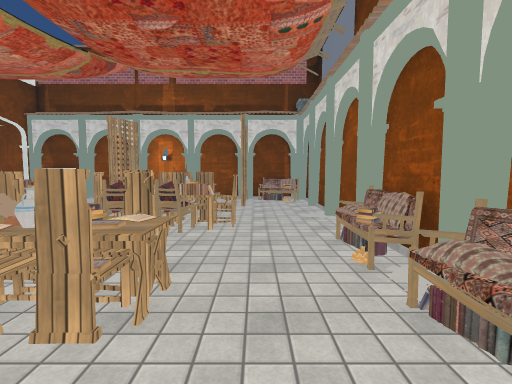
view 1 (above)

24 first-person views from a walk through a scene from a Unity 3-D project. The camera is 1.5 m above the floor, tilts 4° down and sees 85° across. The floor is counted in squares, 1 m on a side. Each view is taken from the middle of a square. On the plan, view 1 faces up. The plan holds only what a view shows up to about 14 squares ahead; the rest is blank. The place goes on beyond the plan. Some surface patterns are stand-ins.

view 2
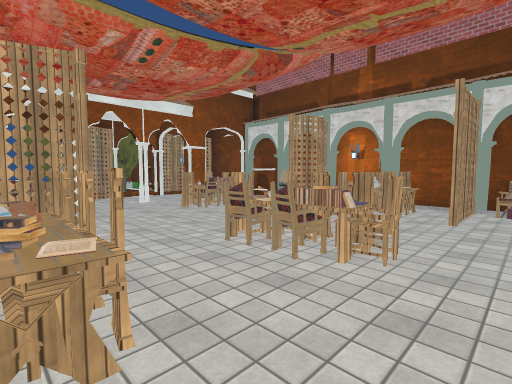

view 3
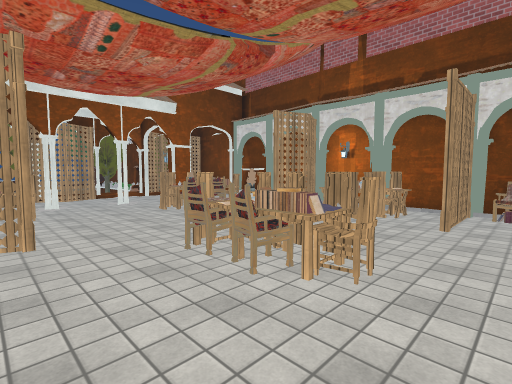

view 4
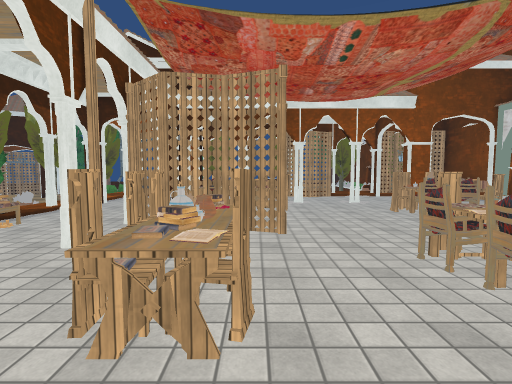

view 5
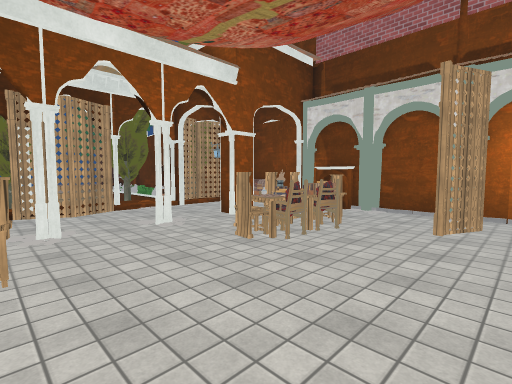

view 6
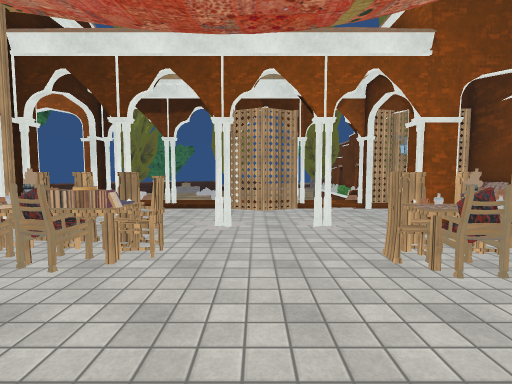

view 7
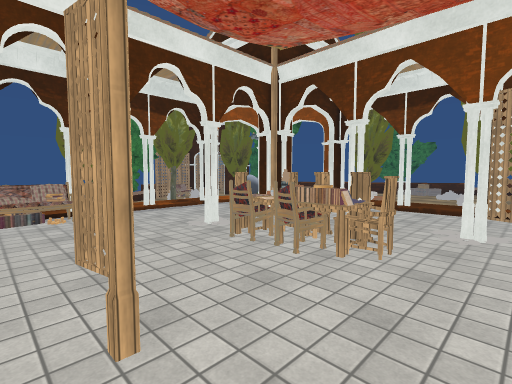

view 8
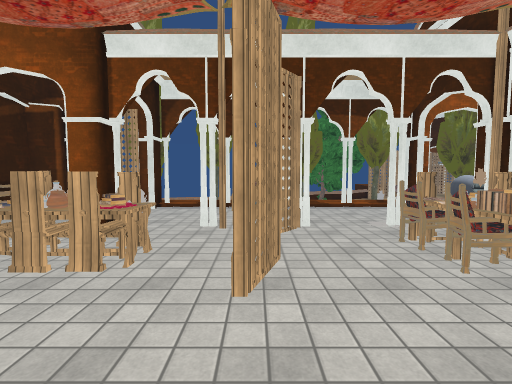

view 9
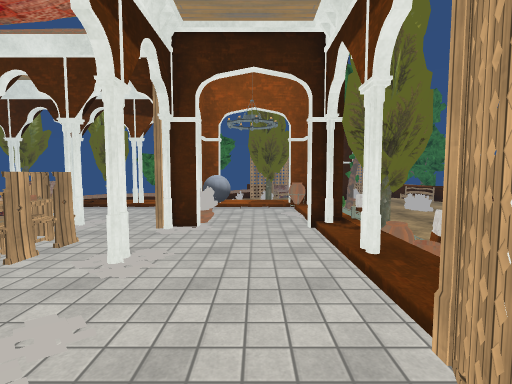

view 10
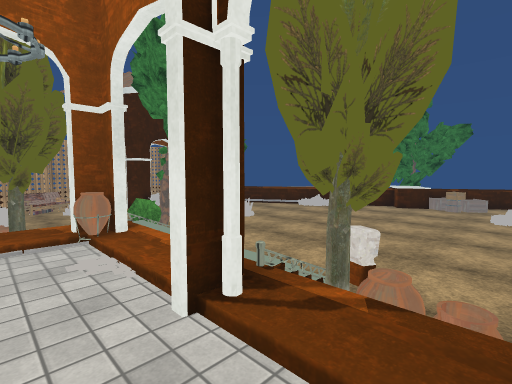

view 11
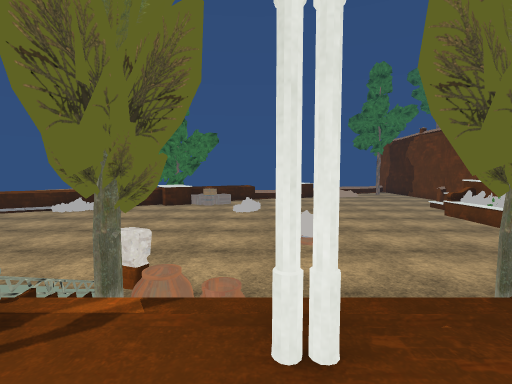

view 12
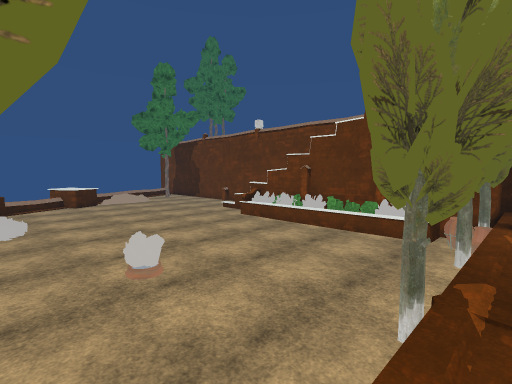

view 13
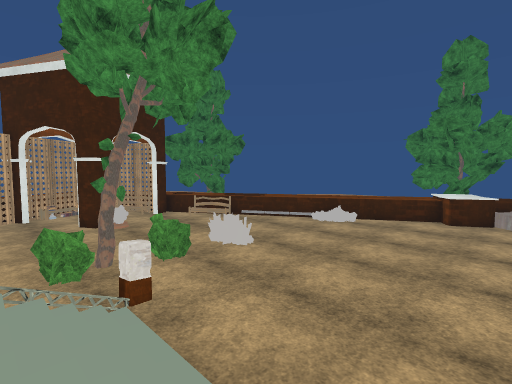

view 14
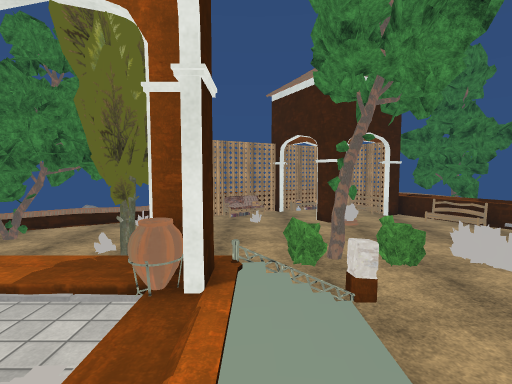

view 15
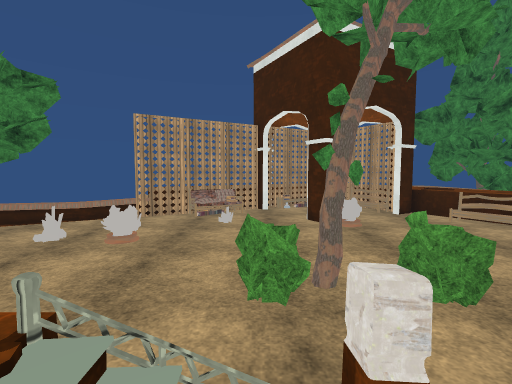

view 16
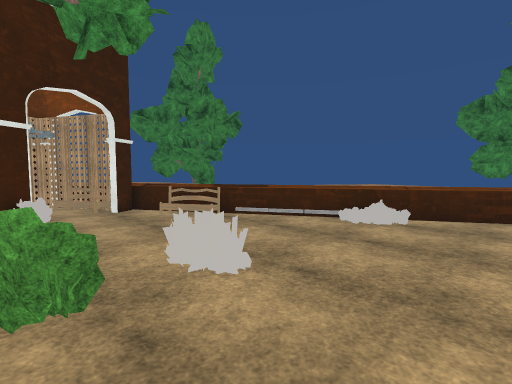

view 17
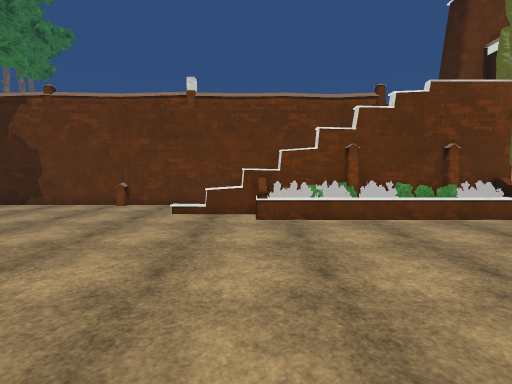

view 18
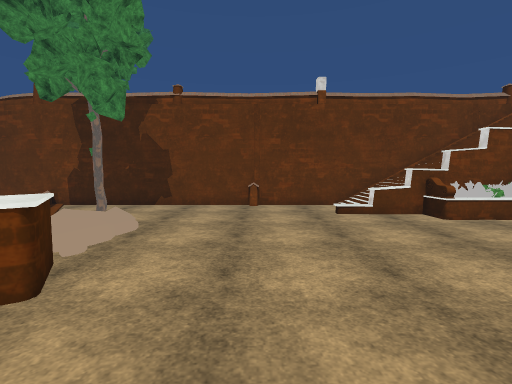

view 19
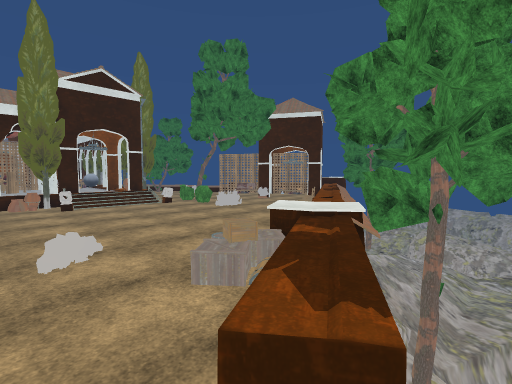

view 20
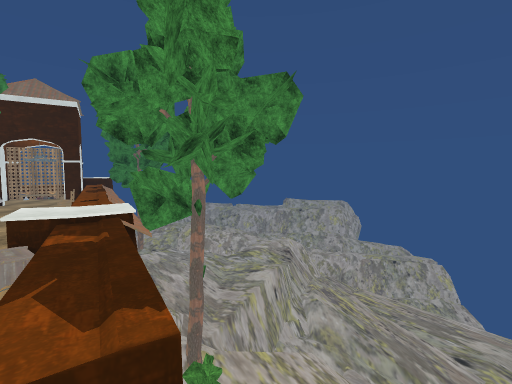

view 21
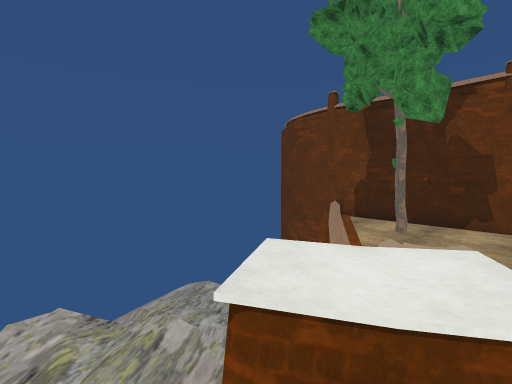

view 22
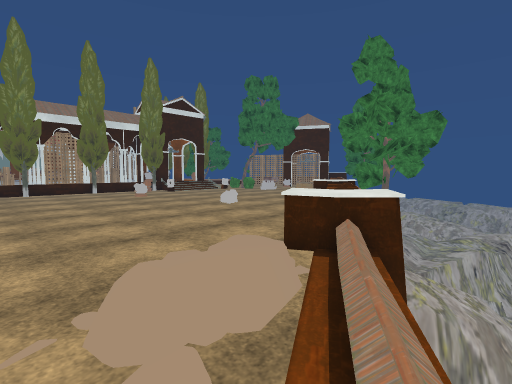

view 23
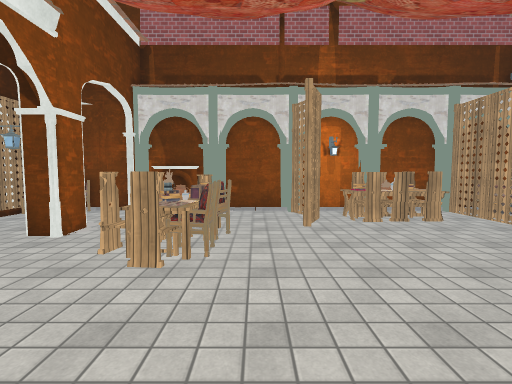

view 24
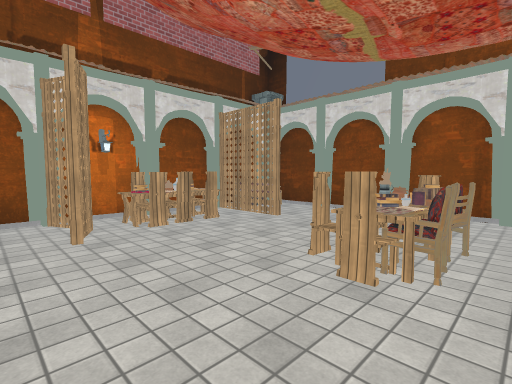

### Floor plan
Key: @ floor where view 1 was taken; # wall or solid block; x gap in a wall; . main floor; : floor 0.5 m higher than the main floor; + floor 1 m higher than the main floor; * floor 1.25 m higher than the main floor; / step, stairs or slope; = window, fence, low wall or low ledge; ^ raised ledge; v drop or lower ground; O other object.
Columns run from 46 left of view 1 to 3 right of it. Each row starts with its distance up from view 1.
 17 ##
 16 v###################        ####### ###O#####O####
 15    O............//*#        ##OO::  ::::O#OO#OOOO#
 14    v..O........./ ##       ## ::::  ::::#OO ##:: #
 13     O..........O==##########O=::::: OO:O#:OO:#:::#
 12     v//...........#O########=#:::#::OO:::::::O:::#
 11      O///...................=#:::::OOO:::::::::::#
 10      v////..................O::::::O=O:::::::::::#
  9       v.//..................=O:::#::O:::::OOO::::#
  8       vO##..................=:#:::::::::::OOOO:::#
  7        ^^^..................=:#:::::::::::OOO#:::#
  6        ^^^..................OO:::#::::::::::::::O#
  5        vv .............O....v:::::::O:::O:::O:::O#
  4          / ............O....=::::::OOO::#:#OO#::O#
  3           ......O...........=#:::#:OOO::#:OO #::O#
  2          vOv...............=O::::::OOO::#::OO:::O
  1        vv vO.OO...........=#O#:::::::::##::::   O
  0      vvvv  vvOO............//#::O#::#::O:#:O##@
 -1      vvvvvOO+vO............ /:::::::::::::::    =#
 -2      vvvvOOOO*=............//:::OO:::::::::::    #
 -3       vvvOOOO*v............///:::::::::OOO:::   ##
 -4       vvvOOOv++............//#:::##:#::#O#::#####
 -5       vvvvOO  +v..........==v Ox= Ov..O   O.=O
 -6       vvv  vv ++........OO.O...     O
 -7 v             v+O.....OOOOOO.......OO
 -8 vvvvv          v+...............O..OO
 -9 vvvvvv     vv   ++.................OO
-10           vvvv   +v...........OOO..O.
-11          vvvvv   ++v................==
-12          vvvv     +vO...O#..O......=v
-13          vvv      ++=...##.......Ov
-14           v      OO+##.. ...=O##.
-15                 OOOO #O. ...O# =
-16                 OOOO v#. .##=
-17                       #####=
-18                        #

Where each view was taken, in squares from view 1:
view 1: 0 up, 0 right, facing up
view 2: 3 up, 1 right, facing up-left
view 3: 4 up, 1 right, facing up-left
view 4: 4 up, 1 right, facing left
view 5: 5 up, 5 left, facing up-left
view 6: 7 up, 5 left, facing left
view 7: 7 up, 5 left, facing down-left
view 8: 8 up, 6 left, facing down
view 9: 8 up, 15 left, facing down
view 10: 3 up, 15 left, facing down-left
view 11: 3 up, 15 left, facing left
view 12: 2 up, 17 left, facing up-left
view 13: 0 up, 18 left, facing down-left
view 14: 0 up, 18 left, facing down
view 15: 3 down, 19 left, facing down
view 16: 3 down, 21 left, facing down-left
view 17: 3 up, 28 left, facing up
view 18: 3 up, 34 left, facing up
view 19: 4 up, 37 left, facing down-right
view 20: 4 up, 37 left, facing down
view 21: 4 up, 37 left, facing up-left
view 22: 12 up, 41 left, facing down-right
view 23: 5 up, 8 left, facing up
view 24: 6 up, 8 left, facing up-right
